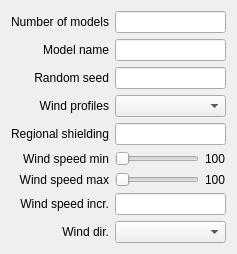
        <widget class="QWidget" name="scenario_tab">
         <attribute name="title">
          <string>Scenario</string>
         </attribute>
         <layout class="QGridLayout" name="gridLayout_4">
          <item row="1" column="0">
           <widget class="QLabel" name="label_11">
            <property name="text">
             <string>Model name</string>
            </property>
            <property name="alignment">
             <set>Qt::AlignRight|Qt::AlignTrailing|Qt::AlignVCenter</set>
            </property>
           </widget>
          </item>
          <item row="0" column="1">
           <widget class="QLineEdit" name="numHouses"/>
          </item>
          <item row="1" column="1">
           <widget class="QLineEdit" name="houseName"/>
          </item>
          <item row="0" column="0">
           <widget class="QLabel" name="label_12">
            <property name="text">
             <string>Number of models</string>
            </property>
            <property name="alignment">
             <set>Qt::AlignRight|Qt::AlignTrailing|Qt::AlignVCenter</set>
            </property>
           </widget>
          </item>
          <item row="5" column="1">
           <layout class="QHBoxLayout" name="horizontalLayout_23">
            <item>
             <widget class="QSlider" name="windMin">
              <property name="minimum">
               <number>0</number>
              </property>
              <property name="maximum">
               <number>200</number>
              </property>
              <property name="value">
               <number>0</number>
              </property>
              <property name="orientation">
               <enum>Qt::Horizontal</enum>
              </property>
              <property name="tickPosition">
               <enum>QSlider::NoTicks</enum>
              </property>
             </widget>
            </item>
            <item>
             <widget class="QLabel" name="windMinLabel">
              <property name="text">
               <string>100</string>
              </property>
             </widget>
            </item>
           </layout>
          </item>
          <item row="2" column="1">
           <widget class="QLineEdit" name="seedRandom"/>
          </item>
          <item row="2" column="0">
           <widget class="QLabel" name="label_37">
            <property name="text">
             <string>Random seed</string>
            </property>
            <property name="alignment">
             <set>Qt::AlignRight|Qt::AlignTrailing|Qt::AlignVCenter</set>
            </property>
           </widget>
          </item>
          <item row="7" column="0">
           <widget class="QLabel" name="label_15">
            <property name="text">
             <string>Wind speed incr.</string>
            </property>
            <property name="alignment">
             <set>Qt::AlignRight|Qt::AlignTrailing|Qt::AlignVCenter</set>
            </property>
           </widget>
          </item>
          <item row="3" column="0">
           <widget class="QLabel" name="label_16">
            <property name="text">
             <string>Wind profiles</string>
            </property>
            <property name="alignment">
             <set>Qt::AlignRight|Qt::AlignTrailing|Qt::AlignVCenter</set>
            </property>
           </widget>
          </item>
          <item row="6" column="1">
           <layout class="QHBoxLayout" name="horizontalLayout_25">
            <item>
             <widget class="QSlider" name="windMax">
              <property name="minimum">
               <number>10</number>
              </property>
              <property name="maximum">
               <number>200</number>
              </property>
              <property name="orientation">
               <enum>Qt::Horizontal</enum>
              </property>
              <property name="tickPosition">
               <enum>QSlider::NoTicks</enum>
              </property>
             </widget>
            </item>
            <item>
             <widget class="QLabel" name="windMaxLabel">
              <property name="text">
               <string>100</string>
              </property>
             </widget>
            </item>
           </layout>
          </item>
          <item row="6" column="0">
           <widget class="QLabel" name="label_14">
            <property name="text">
             <string>Wind speed max</string>
            </property>
            <property name="alignment">
             <set>Qt::AlignRight|Qt::AlignTrailing|Qt::AlignVCenter</set>
            </property>
           </widget>
          </item>
          <item row="4" column="1">
           <widget class="QLineEdit" name="regionalShielding">
            <property name="sizePolicy">
             <sizepolicy hsizetype="Preferred" vsizetype="Fixed">
              <horstretch>0</horstretch>
              <verstretch>0</verstretch>
             </sizepolicy>
            </property>
           </widget>
          </item>
          <item row="7" column="1">
           <widget class="QLineEdit" name="windIncrement"/>
          </item>
          <item row="8" column="1">
           <widget class="QComboBox" name="windDirection"/>
          </item>
          <item row="5" column="0">
           <widget class="QLabel" name="label_13">
            <property name="text">
             <string>Wind speed min</string>
            </property>
            <property name="alignment">
             <set>Qt::AlignRight|Qt::AlignTrailing|Qt::AlignVCenter</set>
            </property>
           </widget>
          </item>
          <item row="8" column="0">
           <widget class="QLabel" name="label_20">
            <property name="text">
             <string>Wind dir.</string>
            </property>
            <property name="alignment">
             <set>Qt::AlignRight|Qt::AlignTrailing|Qt::AlignVCenter</set>
            </property>
           </widget>
          </item>
          <item row="4" column="0">
           <widget class="QLabel" name="label_17">
            <property name="text">
             <string>Regional shielding</string>
            </property>
            <property name="alignment">
             <set>Qt::AlignRight|Qt::AlignTrailing|Qt::AlignVCenter</set>
            </property>
           </widget>
          </item>
          <item row="3" column="1">
           <widget class="QComboBox" name="terrainCategory"/>
          </item>
         </layout>
        </widget>
